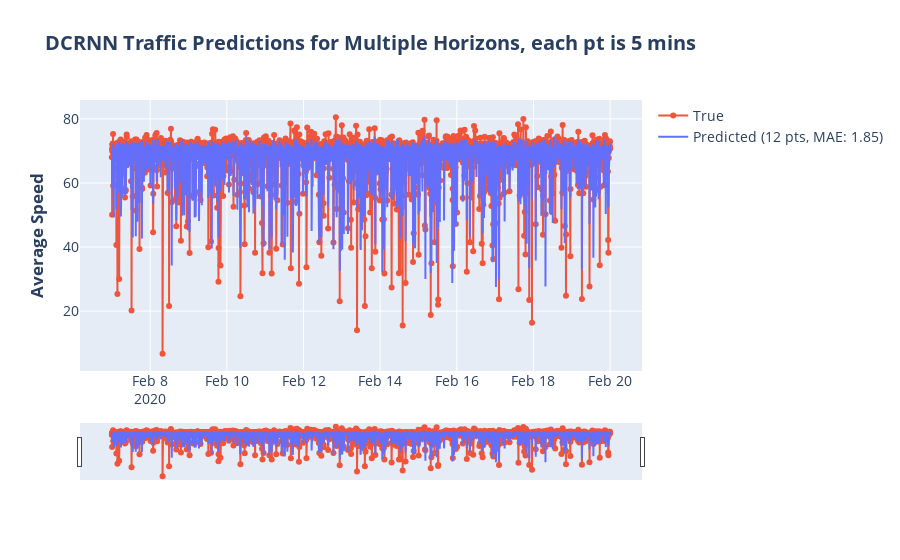

The notebook cell this image was saved under:
### Code cell
%%time

import plotly.graph_objects as go
from datetime import datetime 

# horizon = [1, 4, 8, 12]
horizon = [12]
station = '400001'
# start_date = datetime.strptime('2020-02-07 8:00:00', '%Y-%m-%d %H:%M:%S')
# end_date = datetime.strptime('2020-02-07 14:35:00', '%Y-%m-%d %H:%M:%S')
start_date = datetime.strptime('2020-02-07', '%Y-%m-%d')
end_date = datetime.strptime('2020-02-20', '%Y-%m-%d')


colors = ['#EF553B', '#636EFA', '#00CC96', '#AB63FA', '#FFA15A', 
          '#19D3F3', '#FF6692', '#B6E880', '#FF97FF', '#FECB52',
          '#2CA02C', '#8C564B', '#7F7F7F']

fig = go.Figure()
idx = 0
for h in horizon:
    
    df = data_dict[h][station]
    df['time'] = data_dict['time']
    df_temp = df[(df.time>=start_date) & (df.time<=end_date)] 
        
    if idx==0:
        y_truth = df_temp.truth
        fig.add_trace(go.Scatter(x=df_temp.time, y=y_truth,
                                    mode='lines+markers',
                                    name='True',
                                    line=dict(
                                        color=colors[idx])
                                )
                     )
        idx+=1
        
    y_pred = df_temp.pred
    mae_error = masked_mae_loss(torch.tensor(y_pred.values), torch.tensor(y_truth.values))
    fig.add_trace(go.Scatter(x=df_temp.time, y=y_pred,
                                mode='lines',
                                name='Predicted ({} pts, MAE: {:.2f})'.format(h, mae_error),
                                line=dict(
                                    color=colors[idx])
                            )
                 )
    idx+=1
    
 
fig.update_layout(
    title='<b>DCRNN Traffic Predictions for Multiple Horizons, each pt is 5 mins</b>',
#     xaxis_title='<b>Time Stamp</b>',
    yaxis_title='<b>Average Speed</b>',
#     legend_title="Legend Title",
    font=dict(
        size=14
    )
)

fig.update_xaxes(
    rangeslider_visible=True
)

    
fig.show()

### Figure 1 — Plotly figure (JSON) as saved in the notebook; plotly's stock layout.template omitted (floating-point values rounded to 4 significant figures; data arrays with more than 128 entries replaced by an {"elided": "..."} marker saying what was removed)
{"data": [{"line": {"color": "#EF553B"}, "mode": "lines+markers", "name": "True", "type": "scatter", "x": {"elided": "3745 str values"}, "y": {"elided": "3745 float values"}}, {"line": {"color": "#636EFA"}, "mode": "lines", "name": "Predicted (12 pts, MAE: 1.85)", "type": "scatter", "x": {"elided": "3745 str values"}, "y": {"elided": "3745 float values"}}], "layout": {"font": {"size": 14}, "title": {"text": "<b>DCRNN Traffic Predictions for Multiple Horizons, each pt is 5 mins</b>"}, "xaxis": {"rangeslider": {"visible": true}}, "yaxis": {"title": {"text": "<b>Average Speed</b>"}}}}
